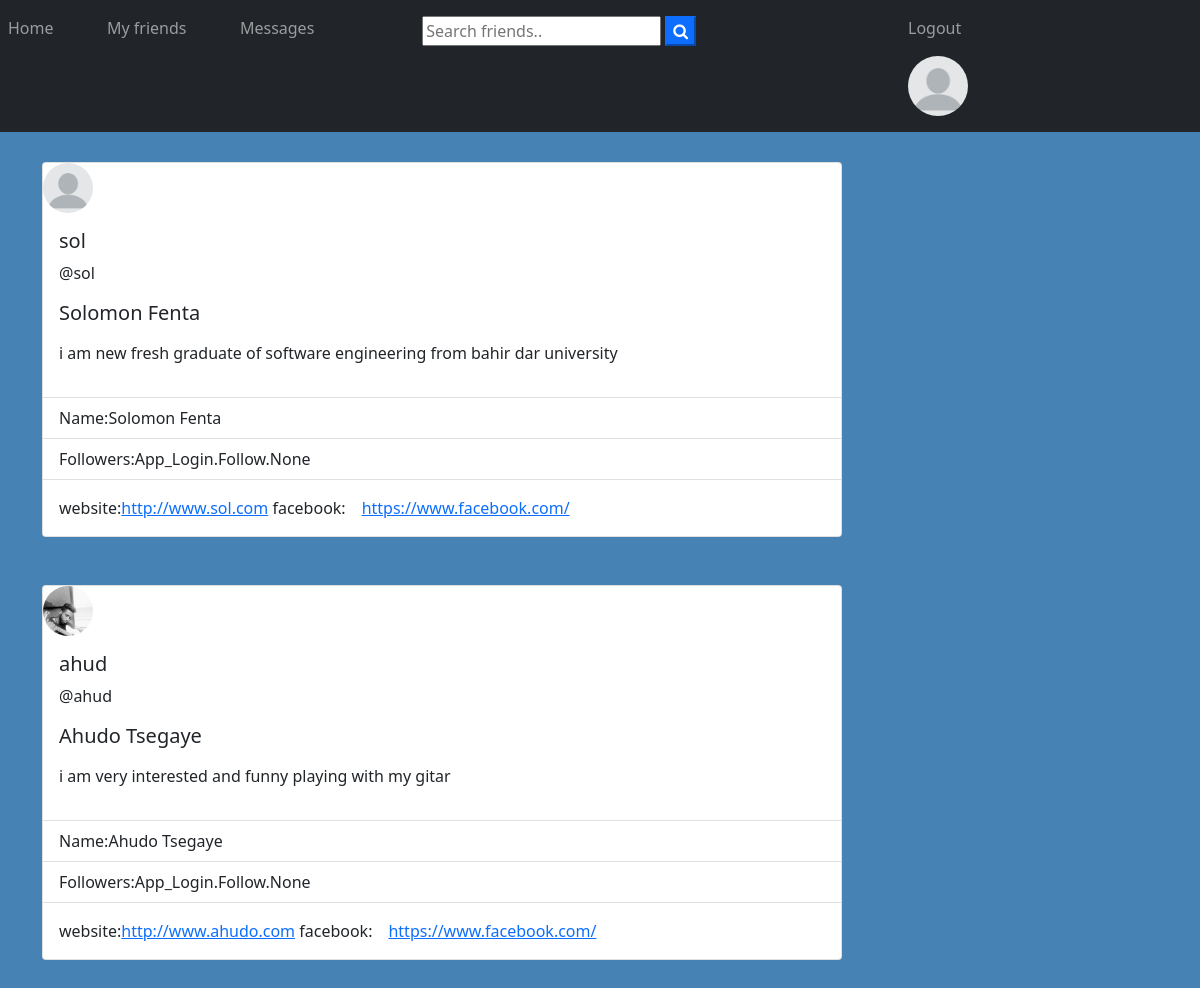
Screenshot of /post/friends (signed in) with the database file from the repository.
### App_Login/models.py (models this page shows)
class UserProfile(models.Model):
    user=models.OneToOneField(User,on_delete=models.CASCADE,
    related_name='user_profile')
    profile_pic=models.ImageField(upload_to='profile_pics', blank=True)
    description=models.TextField(blank=True)
    full_name=models.CharField(max_length=264,blank=True)
    dob=models.DateField(blank=True,null=True)
    website=models.URLField(blank=True)
    facebook=models.URLField(blank=True)

### App_Post/views.py (the view)
# urls.py: path('friends',views.friends,name='friends'),
@login_required
def friends(request):
    friends=UserProfile.objects.exclude(user=request.user)
    if friends:
        return render(request,'App_Post/friends.html',{'friends':friends})
    return render(request,'App_Post/friends.html')

### App_Post/templates/App_Post/friends.html (shortened to what this page needs)
{% extends 'navbar.html' %}
{% block body_block %}
{% if friends %}
{% for friend in friends %}
<div class="card" style="width: 50rem;">
    {% if friend.profile_pic %}
    <img src="/media/{{ friend.profile_pic }}"
    width="50px" height="50px"  alt=""  style="border-radius: 50%;">
    {% else %}
    <img src="/static/img/default.png" width="50px" height="50px"  alt="" style="border-radius: 50%;">
    {% endif %}
    <div class="card-body">
      <h5 class="card-title">{{friend.user.username}}</h5>
      <p>@{{friend.user.username|lower}}</p>
      <h5 class="card-title">{{friend.full_name}}</h5>
      <p class="card-text"><p>{{friend.description}}</p>
    </div>
    <ul class="list-group list-group-flush">
     <li class="list-group-item">Name:{{friend.full_name}}</li>
      <li class="list-group-item">Followers:{{friend.user.follower}}</li>
    </ul>
    <div class="card-body">
      website:<a href="#" class="card-link">{{friend.website}}</a>
      facebook:<a href="#" class="card-link">{{friend.facebook}}</a>
    </div>
  </div>
<br><br>
{% endfor %}
{% endif %}
{%endblock%}

### App_Post/templates/navbar.html (shortened to what this page needs)
<!DOCTYPE html>
<html lang="en">
<head>
      <link href="https://cdn.jsdelivr.net/npm/bootstrap@5.1.3/dist/css/bootstrap.min.css" rel="stylesheet"
>
      <link rel="stylesheet" href="https://cdnjs.cloudflare.com/ajax/libs/font-awesome/4.7.0/css/font-awesome.min.css">
</head>
<body>
  <nav class="navbar navbar-expand-lg navbar-dark bg-dark">
    <ul class="navbar-nav">
        <li class="nav-item active">
            <a class="nav-link" href="{% url 'App_Post:home' %}">Home</a>
          </li>&nbsp;&nbsp;&nbsp;&nbsp;&nbsp;&nbsp;&nbsp;&nbsp;&nbsp;
          <li class="nav-item">
            <a class="nav-link" href="% url 'App_Post:friends' %}" ">My friends</a>
          </li>&nbsp;&nbsp;&nbsp;&nbsp;&nbsp;&nbsp;&nbsp;&nbsp;&nbsp;
          <li class="nav-item">
            <a class="nav-link" href="% url 'App_Post:messages' %}"">Messages</a>
          </li><br><br>
          <form class="example mt-2" method="GET">
            <input type="text" placeholder="Search friends.." name="search">
            <button type="submit" class="btn-primary"><i class="fa fa-search"></i></button>
          </form>
          <li class="nav-item">
            <a class="nav-link" href="{% url 'App_Login:logout' %}">Logout</a>
            {% if user.user_profile.profile_pic %}
            <a class="nav-link rounded-circle" href="{% url 'App_Login:profile' %}"><img src="/media/{{ user.user_profile.profile_pic }}"
              width="45px" height="45px"  alt=""  style="border-radius: 50%;"></a>
          {% else %}
          <a class="nav-link " href="{% url 'App_Login:profile' %}">
            <img src="/static/img/default.png" width="60px" height="60px"  alt="" style="border-radius: 50%;">
          </a>
          {% endif %}
          </li>
    </ul>
</nav>
 <div class="container" style="padding-top:30px;">
{% block body_block %}
{% endblock%}
 </div>
</body>
</html>

### App_Post/templates/App_Post/friends.html (style rules this page uses)
body { background-color: steelblue; }

### rows the page displays
UserProfile: user.username "sol", full_name "Solomon Fenta", description "i am new fresh graduate of software engineering from bahir dar university", user.follower "App_Login.Follow.None", website "http://www.sol.com", facebook "https://www.facebook.com/"
UserProfile: profile_pic (picture), user.username "ahud", full_name "Ahudo Tsegaye", description "i am very interested and funny playing with my gitar", user.follower "App_Login.Follow.None", website "http://www.ahudo.com", facebook "https://www.facebook.com/"
